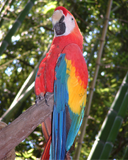
#> input picture obd-gauge v2/obd-gauge/.pio/libdeps/cyd/TFT_eSPI/examples/Generic/TFT_SPIFFS_BMP/data/parrot.bmp, 128 x 160 px
$ python make_splash.py ../.pio/libdeps/cyd/TFT_eSPI/examples/Generic/TFT_SPIFFS_BMP/data/parrot.bmp
#> lines starting #> are read from the running program, lines starting #| are printed output that depends on the picture
#!/usr/bin/env python3
"""Turn any image into the boot splash for the OBD gauge.

Usage:
    python3 tools/make_splash.py path/to/logo.png [--offset 0.0]

Makes a 320x240 image (fills the screen, cropping the long side),
darkens the bottom so the boot text stays readable, and writes
src/splash_img.h. Rebuild and upload afterward.

--offset picks which part survives the crop: 0.0 keeps the top/left,
0.5 the middle, 1.0 the bottom/right. Default 0.0 (keeps heads and logos
near the top of a square image).

Needs Pillow:  pip install pillow
"""
import argparse
import os
from PIL import Image

W, H = 320, 240
FADE_START = 175   # rows below this fade toward the background color
BG = (7, 5, 26)    # matches C_BG in ui.cpp


def main():
    ap = argparse.ArgumentParser()
    ap.add_argument("image")
    ap.add_argument("--offset", type=float, default=0.0)
    ap.add_argument("--out", default=os.path.join(os.path.dirname(__file__), "..", "src", "splash_img.h"))
    ap.add_argument("--preview", help="also save a PNG of the result")
    a = ap.parse_args()

    im = Image.open(a.image).convert("RGB")
#> im is the input picture: PIL image 128x160 RGB; mean R, G, B 107.2, 96.7, 77.1
    scale = max(W / im.width, H / im.height)
#> scale = 2.5
    im = im.resize((round(im.width * scale), round(im.height * scale)), Image.LANCZOS)
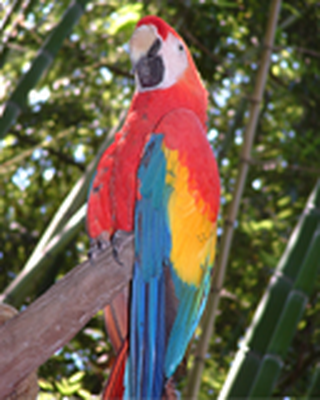
#> im: PIL image 320x400 RGB; mean R, G, B 107.2, 96.6, 77
    x0 = round((im.width - W) * a.offset)
#> x0 = 0
    y0 = round((im.height - H) * a.offset)
#> y0 = 0
    im = im.crop((x0, y0, x0 + W, y0 + H))
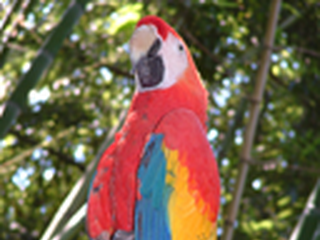
#> im: PIL image 320x240 RGB; mean R, G, B 118.6, 100.3, 75.5

    px = im.load()
    for y in range(FADE_START, H):
        t = ((y - FADE_START) / (H - FADE_START)) ** 1.2 * 0.85
        for x in range(W):
            r, g, b = px[x, y]
            px[x, y] = tuple(round(c * (1 - t) + bc * t) for c, bc in zip((r, g, b), BG))

    if a.preview:
        im.save(a.preview)

    vals = []
    for y in range(H):
        for x in range(W):
            r, g, b = px[x, y]
            vals.append(((r & 0xF8) << 8) | ((g & 0xFC) << 3) | (b >> 3))
#> after the loop, vals = 76800 items

    with open(a.out, "w") as f:
        f.write("// Generated by tools/make_splash.py - do not edit by hand\n")
        f.write("#pragma once\n#include <stdint.h>\n\n")
        f.write(f"#define SPLASH_W {W}\n#define SPLASH_H {H}\n\n")
        f.write("static const uint16_t SPLASH_IMG[SPLASH_W * SPLASH_H] = {\n")
        for i in range(0, len(vals), 16):
            f.write("  " + ",".join(f"0x{v:04X}" for v in vals[i:i + 16]) + ",\n")
#> this loop made 4800 passes
#> i on passes 2 to 4: 16, 32, 48
        f.write("};\n")
    print(f"wrote {os.path.normpath(a.out)} ({len(vals) * 2 // 1024} KB of flash)")
#| wrote obd-gauge v2/obd-gauge/src/splash_img.h (150 KB of flash)


if __name__ == "__main__":
    main()
